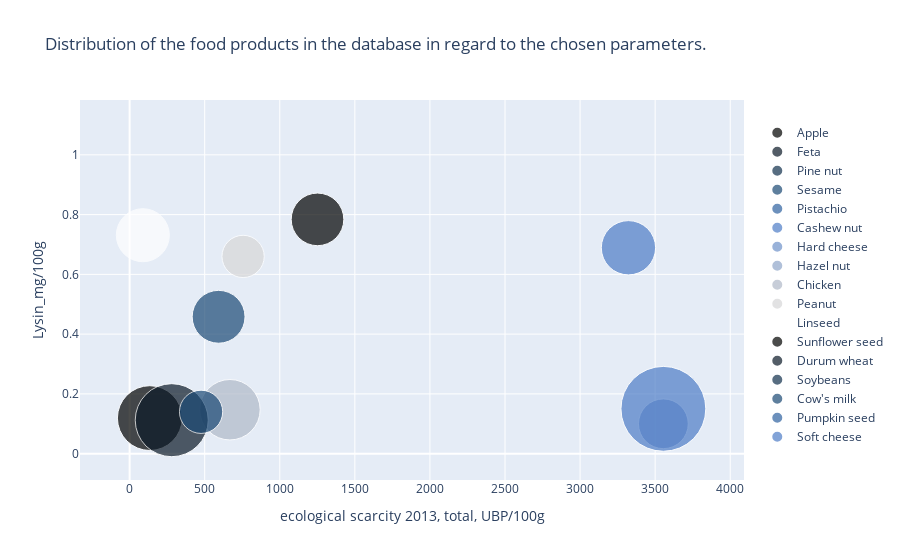

Source (notebook cell):
### Code cell
# chose the dimensions to display

size =  'Protein_g/g'
x = 'ecological scarcity 2013, total, UBP/100g'
y = 'Lysin_mg/100g'



                                    


fig = px.scatter(df, 
                y=y,
                   size= size,
                 x = x,
                 color = df.index, 
           hover_name=df.index, 
                 size_max=60,
         color_discrete_sequence = oslo_rgb,
                 title = 'Distribution of the food products in the database in regard to the chosen parameters.'
                )
fig.show()

### Figure 1 — Plotly figure (JSON) as saved in the notebook; plotly's stock layout.template omitted (floating-point values rounded to 4 significant figures)
{"data": [{"hovertemplate": "<b>%{hovertext}</b><br><br> =Apple<br>ecological scarcity 2013, total, UBP/100g=%{x}<br>Lysin_mg/100g=%{y}<br>Protein_g/g=%{marker.size}<extra></extra>", "hovertext": ["Apple"], "legendgroup": "Apple", "marker": {"color": "rgb(0, 1, 0)", "size": [0.303], "sizemode": "area", "sizeref": 0.0001444, "symbol": "circle"}, "mode": "markers", "name": "Apple", "orientation": "v", "showlegend": true, "type": "scatter", "x": [134.5], "xaxis": "x", "y": [0.119], "yaxis": "y"}, {"hovertemplate": "<b>%{hovertext}</b><br><br> =Feta<br>ecological scarcity 2013, total, UBP/100g=%{x}<br>Lysin_mg/100g=%{y}<br>Protein_g/g=%{marker.size}<extra></extra>", "hovertext": ["Feta"], "legendgroup": "Feta", "marker": {"color": "rgb(11, 25, 39)", "size": [0.137], "sizemode": "area", "sizeref": 0.0001444, "symbol": "circle"}, "mode": "markers", "name": "Feta", "orientation": "v", "showlegend": true, "type": "scatter", "x": [null], "xaxis": "x", "y": [0.057], "yaxis": "y"}, {"hovertemplate": "<b>%{hovertext}</b><br><br> =Pine nut<br>ecological scarcity 2013, total, UBP/100g=%{x}<br>Lysin_mg/100g=%{y}<br>Protein_g/g=%{marker.size}<extra></extra>", "hovertext": ["Pine nut"], "legendgroup": "Pine nut", "marker": {"color": "rgb(17, 48, 77)", "size": [0.204], "sizemode": "area", "sizeref": 0.0001444, "symbol": "circle"}, "mode": "markers", "name": "Pine nut", "orientation": "v", "showlegend": true, "type": "scatter", "x": [null], "xaxis": "x", "y": [0.6], "yaxis": "y"}, {"hovertemplate": "<b>%{hovertext}</b><br><br> =Sesame<br>ecological scarcity 2013, total, UBP/100g=%{x}<br>Lysin_mg/100g=%{y}<br>Protein_g/g=%{marker.size}<extra></extra>", "hovertext": ["Sesame"], "legendgroup": "Sesame", "marker": {"color": "rgb(27, 73, 117)", "size": [0.202], "sizemode": "area", "sizeref": 0.0001444, "symbol": "circle"}, "mode": "markers", "name": "Sesame", "orientation": "v", "showlegend": true, "type": "scatter", "x": [592.6], "xaxis": "x", "y": [0.458], "yaxis": "y"}, {"hovertemplate": "<b>%{hovertext}</b><br><br> =Pistachio<br>ecological scarcity 2013, total, UBP/100g=%{x}<br>Lysin_mg/100g=%{y}<br>Protein_g/g=%{marker.size}<extra></extra>", "hovertext": ["Pistachio"], "legendgroup": "Pistachio", "marker": {"color": "rgb(46, 98, 160)", "size": [0.206], "sizemode": "area", "sizeref": 0.0001444, "symbol": "circle"}, "mode": "markers", "name": "Pistachio", "orientation": "v", "showlegend": true, "type": "scatter", "x": [null], "xaxis": "x", "y": [1.02], "yaxis": "y"}, {"hovertemplate": "<b>%{hovertext}</b><br><br> =Cashew nut<br>ecological scarcity 2013, total, UBP/100g=%{x}<br>Lysin_mg/100g=%{y}<br>Protein_g/g=%{marker.size}<extra></extra>", "hovertext": ["Cashew nut"], "legendgroup": "Cashew nut", "marker": {"color": "rgb(78, 125, 199)", "size": [0.213], "sizemode": "area", "sizeref": 0.0001444, "symbol": "circle"}, "mode": "markers", "name": "Cashew nut", "orientation": "v", "showlegend": true, "type": "scatter", "x": [3322.0], "xaxis": "x", "y": [0.689], "yaxis": "y"}, {"hovertemplate": "<b>%{hovertext}</b><br><br> =Hard cheese<br>ecological scarcity 2013, total, UBP/100g=%{x}<br>Lysin_mg/100g=%{y}<br>Protein_g/g=%{marker.size}<extra></extra>", "hovertext": ["Hard cheese"], "legendgroup": "Hard cheese", "marker": {"color": "rgb(111, 146, 202)", "size": [0.179], "sizemode": "area", "sizeref": 0.0001444, "symbol": "circle"}, "mode": "markers", "name": "Hard cheese", "orientation": "v", "showlegend": true, "type": "scatter", "x": [3555.0], "xaxis": "x", "y": [0.1], "yaxis": "y"}, {"hovertemplate": "<b>%{hovertext}</b><br><br> =Hazel nut<br>ecological scarcity 2013, total, UBP/100g=%{x}<br>Lysin_mg/100g=%{y}<br>Protein_g/g=%{marker.size}<extra></extra>", "hovertext": ["Hazel nut"], "legendgroup": "Hazel nut", "marker": {"color": "rgb(144, 166, 201)", "size": [0.219], "sizemode": "area", "sizeref": 0.0001444, "symbol": "circle"}, "mode": "markers", "name": "Hazel nut", "orientation": "v", "showlegend": true, "type": "scatter", "x": [null], "xaxis": "x", "y": [0.745], "yaxis": "y"}, {"hovertemplate": "<b>%{hovertext}</b><br><br> =Chicken<br>ecological scarcity 2013, total, UBP/100g=%{x}<br>Lysin_mg/100g=%{y}<br>Protein_g/g=%{marker.size}<extra></extra>", "hovertext": ["Chicken"], "legendgroup": "Chicken", "marker": {"color": "rgb(176, 185, 200)", "size": [0.264], "sizemode": "area", "sizeref": 0.0001444, "symbol": "circle"}, "mode": "markers", "name": "Chicken", "orientation": "v", "showlegend": true, "type": "scatter", "x": [668.1], "xaxis": "x", "y": [0.147], "yaxis": "y"}, {"hovertemplate": "<b>%{hovertext}</b><br><br> =Peanut<br>ecological scarcity 2013, total, UBP/100g=%{x}<br>Lysin_mg/100g=%{y}<br>Protein_g/g=%{marker.size}<extra></extra>", "hovertext": ["Peanut"], "legendgroup": "Peanut", "marker": {"color": "rgb(215, 215, 216)", "size": [0.129], "sizemode": "area", "sizeref": 0.0001444, "symbol": "circle"}, "mode": "markers", "name": "Peanut", "orientation": "v", "showlegend": true, "type": "scatter", "x": [755.7], "xaxis": "x", "y": [0.66], "yaxis": "y"}, {"hovertemplate": "<b>%{hovertext}</b><br><br> =Linseed<br>ecological scarcity 2013, total, UBP/100g=%{x}<br>Lysin_mg/100g=%{y}<br>Protein_g/g=%{marker.size}<extra></extra>", "hovertext": ["Linseed"], "legendgroup": "Linseed", "marker": {"color": "rgb(255, 255, 255)", "size": [0.203], "sizemode": "area", "sizeref": 0.0001444, "symbol": "circle"}, "mode": "markers", "name": "Linseed", "orientation": "v", "showlegend": true, "type": "scatter", "x": [88.03], "xaxis": "x", "y": [0.731], "yaxis": "y"}, {"hovertemplate": "<b>%{hovertext}</b><br><br> =Sunflower seed<br>ecological scarcity 2013, total, UBP/100g=%{x}<br>Lysin_mg/100g=%{y}<br>Protein_g/g=%{marker.size}<extra></extra>", "hovertext": ["Sunflower seed"], "legendgroup": "Sunflower seed", "marker": {"color": "rgb(0, 1, 0)", "size": [0.2], "sizemode": "area", "sizeref": 0.0001444, "symbol": "circle"}, "mode": "markers", "name": "Sunflower seed", "orientation": "v", "showlegend": true, "type": "scatter", "x": [1251.0], "xaxis": "x", "y": [0.784], "yaxis": "y"}, {"hovertemplate": "<b>%{hovertext}</b><br><br> =Durum wheat<br>ecological scarcity 2013, total, UBP/100g=%{x}<br>Lysin_mg/100g=%{y}<br>Protein_g/g=%{marker.size}<extra></extra>", "hovertext": ["Durum wheat"], "legendgroup": "Durum wheat", "marker": {"color": "rgb(11, 25, 39)", "size": [0.385], "sizemode": "area", "sizeref": 0.0001444, "symbol": "circle"}, "mode": "markers", "name": "Durum wheat", "orientation": "v", "showlegend": true, "type": "scatter", "x": [280.5], "xaxis": "x", "y": [0.112], "yaxis": "y"}, {"hovertemplate": "<b>%{hovertext}</b><br><br> =Soybeans<br>ecological scarcity 2013, total, UBP/100g=%{x}<br>Lysin_mg/100g=%{y}<br>Protein_g/g=%{marker.size}<extra></extra>", "hovertext": ["Soybeans"], "legendgroup": "Soybeans", "marker": {"color": "rgb(17, 48, 77)", "size": [0.046], "sizemode": "area", "sizeref": 0.0001444, "symbol": "circle"}, "mode": "markers", "name": "Soybeans", "orientation": "v", "showlegend": true, "type": "scatter", "x": [null], "xaxis": "x", "y": [0.25], "yaxis": "y"}, {"hovertemplate": "<b>%{hovertext}</b><br><br> =Cow's milk<br>ecological scarcity 2013, total, UBP/100g=%{x}<br>Lysin_mg/100g=%{y}<br>Protein_g/g=%{marker.size}<extra></extra>", "hovertext": ["Cow's milk"], "legendgroup": "Cow's milk", "marker": {"color": "rgb(27, 73, 117)", "size": [0.135], "sizemode": "area", "sizeref": 0.0001444, "symbol": "circle"}, "mode": "markers", "name": "Cow's milk", "orientation": "v", "showlegend": true, "type": "scatter", "x": [475.9], "xaxis": "x", "y": [0.14], "yaxis": "y"}, {"hovertemplate": "<b>%{hovertext}</b><br><br> =Pumpkin seed<br>ecological scarcity 2013, total, UBP/100g=%{x}<br>Lysin_mg/100g=%{y}<br>Protein_g/g=%{marker.size}<extra></extra>", "hovertext": ["Pumpkin seed"], "legendgroup": "Pumpkin seed", "marker": {"color": "rgb(46, 98, 160)", "size": [0.205], "sizemode": "area", "sizeref": 0.0001444, "symbol": "circle"}, "mode": "markers", "name": "Pumpkin seed", "orientation": "v", "showlegend": true, "type": "scatter", "x": [null], "xaxis": "x", "y": [0.57], "yaxis": "y"}, {"hovertemplate": "<b>%{hovertext}</b><br><br> =Soft cheese<br>ecological scarcity 2013, total, UBP/100g=%{x}<br>Lysin_mg/100g=%{y}<br>Protein_g/g=%{marker.size}<extra></extra>", "hovertext": ["Soft cheese"], "legendgroup": "Soft cheese", "marker": {"color": "rgb(78, 125, 199)", "size": [0.52], "sizemode": "area", "sizeref": 0.0001444, "symbol": "circle"}, "mode": "markers", "name": "Soft cheese", "orientation": "v", "showlegend": true, "type": "scatter", "x": [3555.0], "xaxis": "x", "y": [0.15], "yaxis": "y"}], "layout": {"legend": {"itemsizing": "constant", "title": {"text": " "}, "tracegroupgap": 0}, "title": {"text": "Distribution of the food products in the database in regard to the chosen parameters."}, "xaxis": {"anchor": "y", "domain": [0, 1], "title": {"text": "ecological scarcity 2013, total, UBP/100g"}}, "yaxis": {"anchor": "x", "domain": [0, 1], "title": {"text": "Lysin_mg/100g"}}}}
